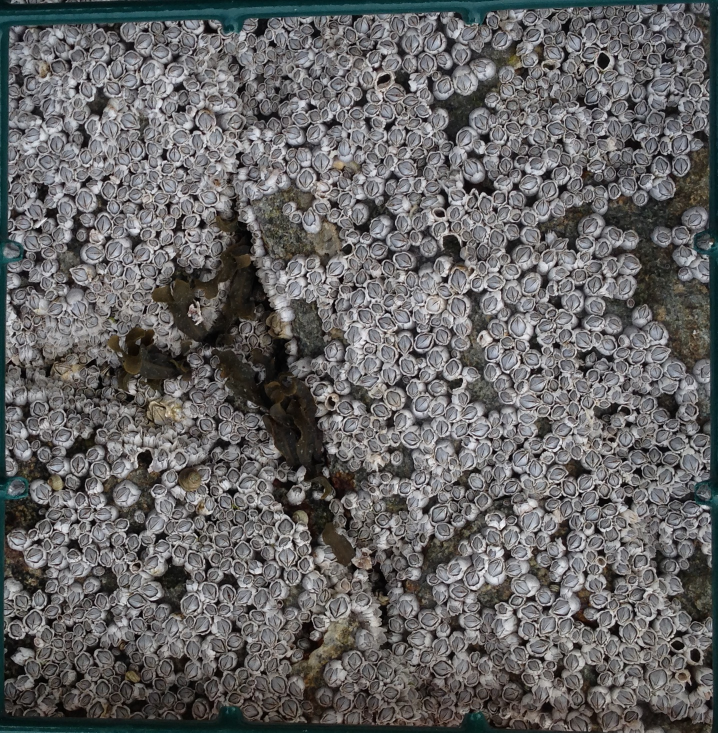
#> input picture Barnacles/cropped_img1.jpg, 1435 x 1465 px (shown at 1/2 size)
$ jupyter execute --allow-errors '1. Preprocessing.ipynb'
#> lines starting #> are read from the running program, lines starting #| are printed output that depends on the picture; after the words box and inside, x2 and y2 are one past the last pixel; in counts of white or black regions, pixels touching at a corner belong together
# Import Statements

[cell 1]
from PIL import Image
import sys
from random import randint
import os
import cv2
import xml.etree.ElementTree as ET
import numpy as np
import imgaug.augmenters as iaa
import imgaug as ia
import matplotlib.pyplot as plt

# Resizing the Images to 1280 by 1280

[cell 2]
images = ["Barnacles/cropped_img1.jpg", "Barnacles/cropped_img2.jpg", "Barnacles/cropped_mask1.jpg", "Barnacles/cropped_mask2.jpg"]
for image in images:
    with Image.open(image) as img:
#> img is the input picture: PIL image 1435x1465 RGB; mean R, G, B 101.4, 100.2, 100.4
        img = img.resize((1280, 1280))
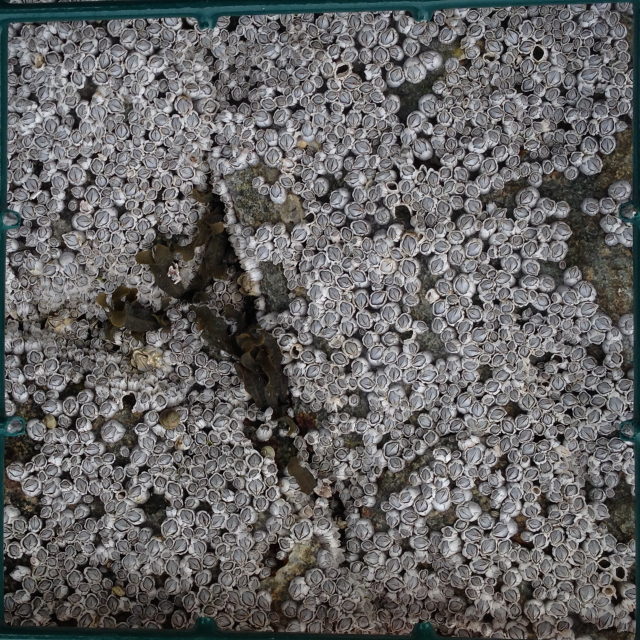
#> img: PIL image 1280x1280 RGB (shown at 1/2 size); mean R, G, B 101.4, 100.2, 100.4
#> pass 3 of the loop `for image in images:`:
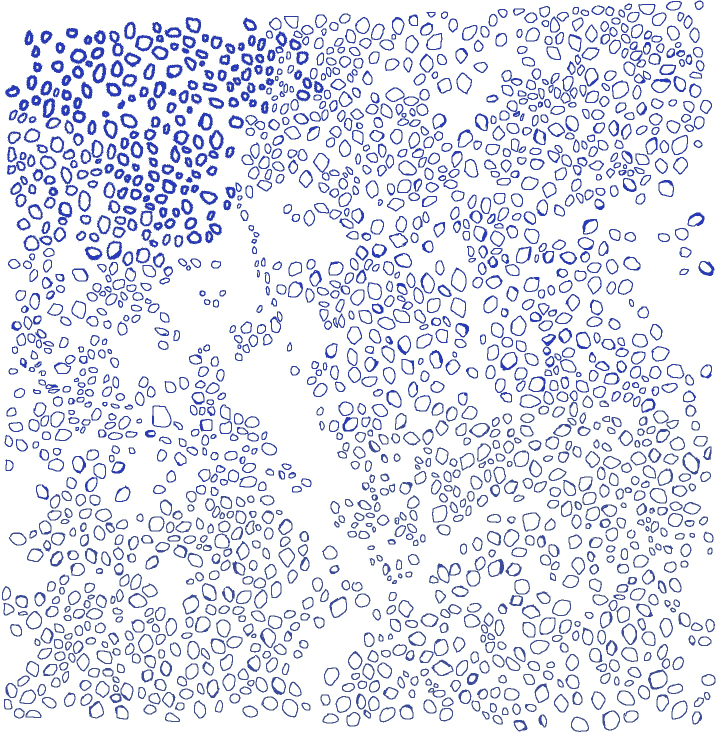
#> input picture Barnacles/cropped_mask1.jpg, 1435 x 1465 px (shown at 1/2 size)
#> img is the input picture: PIL image 1435x1465 RGB; mean R, G, B 223.6, 226.3, 239
#> `img = img.resize((1280, 1280))`:
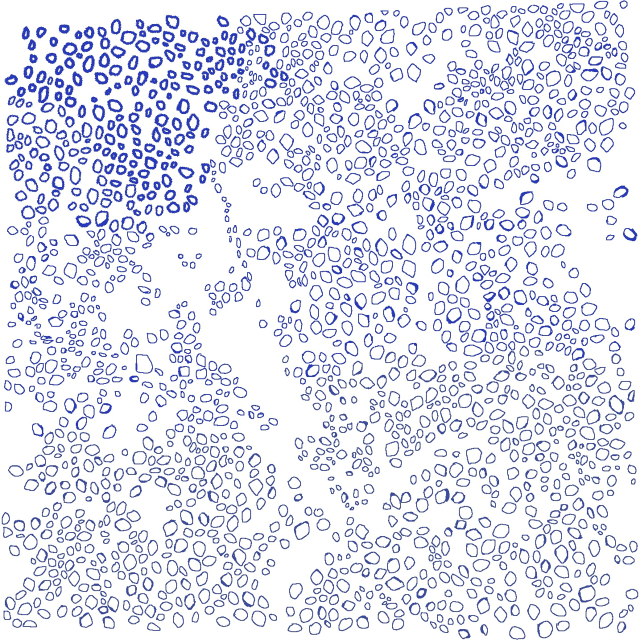
#> img: PIL image 1280x1280 RGB (shown at 1/2 size); mean R, G, B 223.2, 225.6, 238.5
#> the loop made 4 passes; the first 3 are shown
        new_filename = os.path.basename(image).replace('.jpg', '_resized.jpg')
        img.save(f"Barnacles/crop_and_xml/{new_filename}")
        new_save = os.path.join("Barnacles", new_filename)
        img.save(new_save)

# Pascal VOC Formatting

[cell 3]
#Then getting the bounding boxes in Pascal VOC formatting
def load_and_create_xml(image_path, xml_path, output_path):
    image = cv2.imread(image_path, cv2.IMREAD_COLOR)
    gray_image = cv2.cvtColor(image, cv2.COLOR_BGR2GRAY)
    binary_image = cv2.threshold(gray_image, 127, 255, cv2.THRESH_BINARY_INV)[1]
    contours = cv2.findContours(binary_image, cv2.RETR_EXTERNAL, cv2.CHAIN_APPROX_SIMPLE)[0]
    root = ET.Element("annotation")
    filename = ET.SubElement(root, "filename")
    filename.text = "temp.jpg"
    path = ET.SubElement(root, "path")
    path.text = image_path
    size = ET.SubElement(root, "size")
    ET.SubElement(size, "width").text = '1280'
    ET.SubElement(size, "height").text = '1280'
    ET.SubElement(size, "depth").text = '3'
    for contour in contours:
        x, y, w, h = cv2.boundingRect(contour)
        cv2.rectangle(image, (x, y), (x + w, y + h), (255, 0, 0), 2)
        object_element = ET.SubElement(root, "object")
        ET.SubElement(object_element, "name").text = "Barnacle"
        bndbox = ET.SubElement(object_element, "bndbox")
        ET.SubElement(bndbox, "xmin").text = str(x)
        ET.SubElement(bndbox, "ymin").text = str(y)
        ET.SubElement(bndbox, "xmax").text = str(x + w)
        ET.SubElement(bndbox, "ymax").text = str(y + h)
    tree = ET.ElementTree(root)
    tree.write(xml_path)
    cv2.imwrite(output_path, image)

image_path = 'Barnacles/cropped_mask1_resized.jpg'
#> image_path = 'Barnacles/cropped_mask1_resized.jpg'
xml_path = "Barnacles/crop_and_xml/cropped_mask1_bounding_boxes.xml"
output_path = "Barnacles/crop_and_xml/cropped_mask1_bounding_boxes.jpg"
load_and_create_xml(image_path, xml_path, output_path)
#> in load_and_create_xml, `gray_image = cv2.cvtColor(image, cv2.COLOR_BGR2GRAY)`:
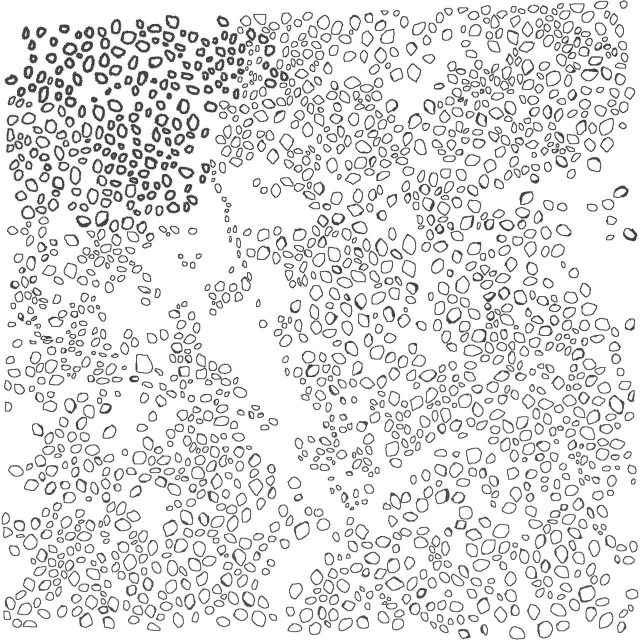
#> gray_image: shape (1280, 1280) (shown at 1/2 size); min 9, max 255, mean 224.8
#> in load_and_create_xml, `binary_image = cv2.threshold(gray_image, 127, 255, cv2.THRESH_BINARY_I..`:
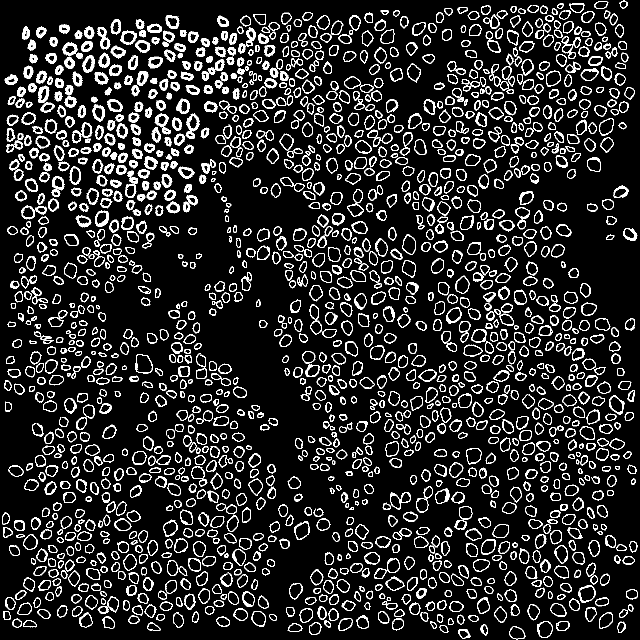
#> binary_image: shape (1280, 1280) (shown at 1/2 size); 12.7% white in thin lines or dots
#> in load_and_create_xml, `contours = cv2.findContours(binary_image, cv2.RETR_EXTERNAL, cv2.CHAIN..`: contours = 1729 contours, 8 with area under 20; largest, box (x1, y1, x2, y2) and area: (271, 709, 306, 747) 1056, (1156, 1170, 1191, 1205) 864, (780, 984, 822, 1020) 815, (588, 1042, 619, 1080) 796, (1075, 1242, 1106, 1276) 794
#> the loop in load_and_create_xml, `for contour in contours:` made 1729 passes
#> (x, y, w, h) on passes 1 to 3: (916, 1258, 25, 20), (1019, 1252, 32, 27), (879, 1250, 18, 16)
#> after the loop in load_and_create_xml, `for contour in contours:`:
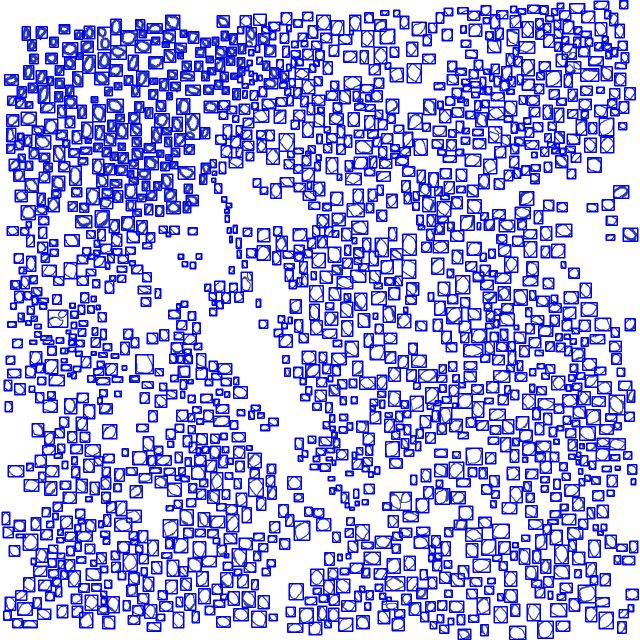
#> image: shape (1280, 1280, 3) (shown at 1/2 size); mean B, G, R 241.6, 177.2, 175.6

image_path = 'Barnacles/cropped_mask2_resized.jpg'
xml_path = "Barnacles/crop_and_xml/cropped_mask2_bounding_boxes.xml"
output_path = "Barnacles/crop_and_xml/cropped_mask2_bounding_boxes.jpg"
load_and_create_xml(image_path, xml_path, output_path)
#> call 2 of load_and_create_xml, with image_path = 'Barnacles/cropped_mask2_resized.jpg'
#> in load_and_create_xml (call 2), `gray_image = cv2.cvtColor(image, cv2.COLOR_BGR2GRAY)`:
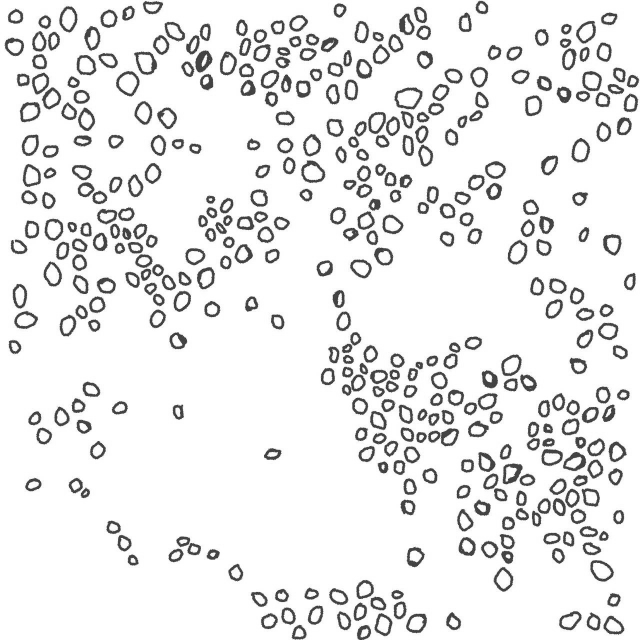
#> gray_image: shape (1280, 1280) (shown at 1/2 size); min 19, max 255, mean 233.9
#> in load_and_create_xml (call 2), `binary_image = cv2.threshold(gray_image, 127, 255, cv2.THRESH_BINARY_I..`:
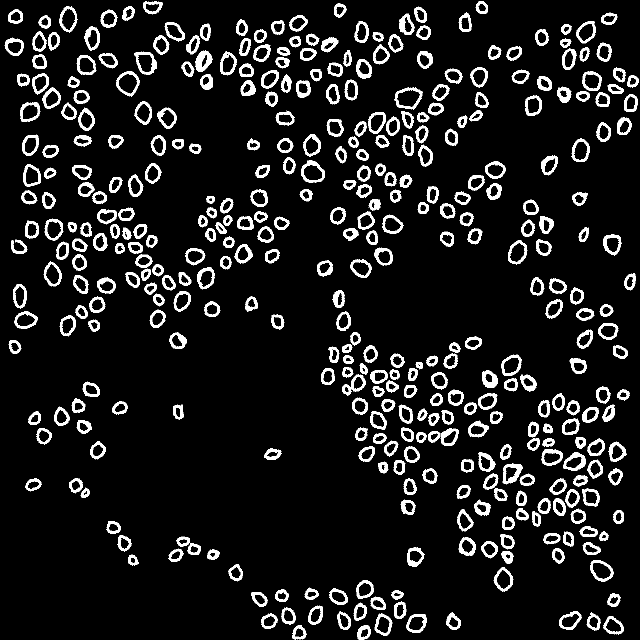
#> binary_image: shape (1280, 1280) (shown at 1/2 size); 9.8% white; 399 white regions (2 under 20 px)
#> in load_and_create_xml (call 2), `contours = cv2.findContours(binary_image, cv2.RETR_EXTERNAL, cv2.CHAIN..`: contours = 399 contours, 2 with area under 20; largest, box (x1, y1, x2, y2) and area: (789, 175, 845, 219) 1775, (232, 142, 279, 193) 1624, (603, 321, 650, 366) 1512, (268, 103, 314, 150) 1448, (1181, 1121, 1228, 1163) 1396
#> the loop in load_and_create_xml (call 2), `for contour in contours:` made 399 passes
#> (x, y, w, h) on passes 1 to 3: (714, 1250, 28, 30), (584, 1250, 29, 29), (1207, 1232, 41, 37)
#> after the loop in load_and_create_xml (call 2), `for contour in contours:`:
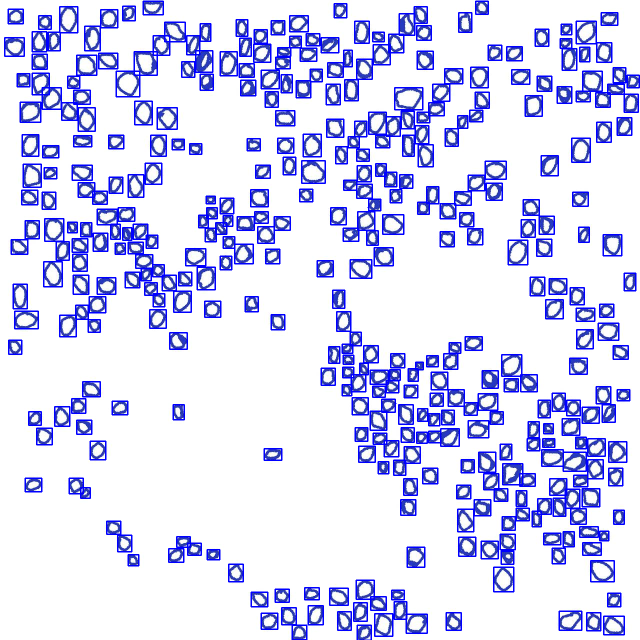
#> image: shape (1280, 1280, 3) (shown at 1/2 size); mean B, G, R 246.1, 214.1, 212.6

[cell 4]
img = Image.open("Barnacles/crop_and_xml/cropped_mask1_bounding_boxes.jpg")
plt.imshow(img)
plt.show()
#Shows the bounding boxes, which I converted to xml

[cell 5]
img = Image.open("Barnacles/crop_and_xml/cropped_mask2_bounding_boxes.jpg")
plt.imshow(img)
plt.show()
#Shows more bounding boxes, which I converted to xml

# Split the Images

[cell 6]
#Then split the images
overlap = 80
crop_size = 320

def calculate_intersection_area(bou1, bou2):
    xmin1, ymin1, xmax1, ymax1 = bou1
    xmin2, ymin2, xmax2, ymax2 = bou2
    xmin_max = max(xmin1, xmin2)
    ymin_max = max(ymin1, ymin2)
    xmax_min = min(xmax1, xmax2)
    ymax_min = min(ymax1, ymax2)
    if xmax_min > xmin_max and ymax_min > ymin_max:
        return (xmax_min - xmin_max) * (ymax_min - ymin_max)
    else:
        return 0

def process_bounding_boxes(root, ccords):
    new_root = ET.Element("annotation")
    for obj in root.findall('object'):
        bou = obj.find('bndbox')
        xmin = int(bou.find('xmin').text)
        ymin = int(bou.find('ymin').text)
        xmax = int(bou.find('xmax').text)
        ymax = int(bou.find('ymax').text)
        if (xmin < ccords[2] and xmax > ccords[0] and ymin < ccords[3] and ymax > ccords[1]):
            xminc = max(xmin, ccords[0])
            yminc = max(ymin, ccords[1])
            xmaxc = min(xmax, ccords[2])
            ymaxc = min(ymax, ccords[3])
            original_area = (xmax - xmin) * (ymax - ymin)
            intersection_area = calculate_intersection_area((xmin, ymin, xmax, ymax), (xminc, yminc, xmaxc, ymaxc))
            if intersection_area / original_area >= 0.5:
                new_obj = ET.SubElement(new_root, "object")
                newbou = ET.SubElement(new_obj, "bndbox")
                ET.SubElement(newbou, "xmin").text = str(xminc - ccords[0])
                ET.SubElement(newbou, "ymin").text = str(yminc - ccords[1])
                ET.SubElement(newbou, "xmax").text = str(xmaxc - ccords[0])
                ET.SubElement(newbou, "ymax").text = str(ymaxc - ccords[1])
    return new_root if len(new_root) > 0 else None

def save_cropped_image_and_xml(image, root, coords, count, output_dir, number):
    cropped_image = image[coords[1]:coords[3], coords[0]:coords[2]]
    cv2.imwrite(os.path.join(output_dir, f'cropped{number}_{count}.jpg'), cropped_image)
    new_root = process_bounding_boxes(root, coords)
    if new_root is not None:
        new_tree = ET.ElementTree(new_root)
        new_tree.write(os.path.join(output_dir, f'cropped{number}_{count}.xml'))

def split_image(image_path, xml_path, output_dir, number):
    image = cv2.imread(image_path)
    height = image.shape[0]
    width = image.shape[1]
    tree = ET.parse(xml_path)
    root = tree.getroot()
    count = 0
    step = crop_size - overlap

    for i in range(0, height-crop_size + 1, step):
        for j in range(0, width-crop_size + 1, step):
            ccords = (j, i, min(j + crop_size, width), min(i + crop_size, height))
            save_cropped_image_and_xml(image, root, ccords, count, output_dir, number)
            count += 1

    for i in range(0, height - crop_size + 1, step):
        j = width - crop_size
        ccords = (j, i, j + crop_size, i + crop_size)
        save_cropped_image_and_xml(image, root, ccords, count, output_dir, number)
        count += 1

    for j in range(0, width - crop_size + 1, step):
        i = height - crop_size
        ccords = (j, i, j + crop_size, i + crop_size)
        save_cropped_image_and_xml(image, root, ccords, count, output_dir, number)
        count += 1

    ccords = (width - crop_size, height - crop_size, width, height)
    save_cropped_image_and_xml(image, root, ccords, count, output_dir, number)
    count += 1


image_path = 'Barnacles/crop_and_xml/cropped_img1_resized.jpg'
xml_path = 'Barnacles/crop_and_xml/cropped_mask1_bounding_boxes.xml'
output_dir = 'Barnacles/crop_and_xml/split_cropped_masks_new/'
number = 1
split_image(image_path, xml_path, output_dir, number)

image_path = 'Barnacles/crop_and_xml/cropped_img2_resized.jpg'
xml_path = 'Barnacles/crop_and_xml/cropped_mask2_bounding_boxes.xml'
output_dir = 'Barnacles/crop_and_xml/split_cropped_masks_new/'
number = 2
split_image(image_path, xml_path, output_dir, number)
#> call 2 of split_image, with number = 2
#> in split_image (call 2), `image = cv2.imread(image_path)`:
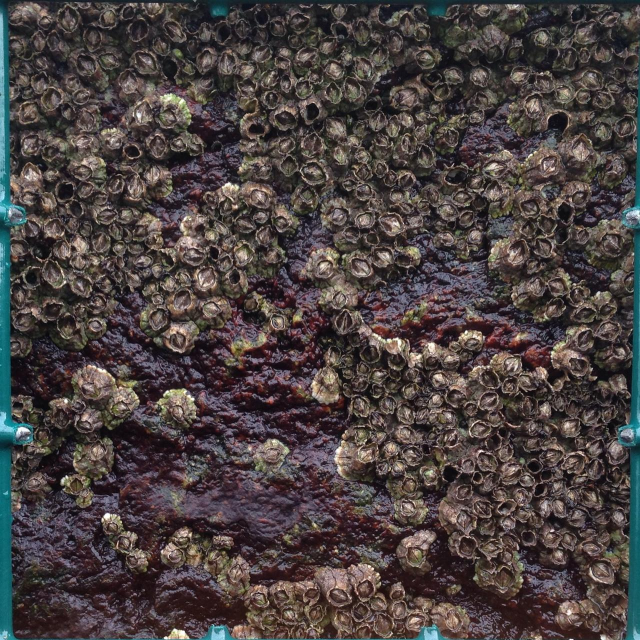
#> image: shape (1280, 1280, 3) (shown at 1/2 size); mean B, G, R 65.5, 66.2, 74.7
#> the loop in split_image (call 2), `for j in range(0, width - crop_size + 1, step):` made 5 passes
#> pass 1, in save_cropped_image_and_xml (call 67), `cropped_image = image[coords[1]:coords[3], coords[0]:coords[2]]`:
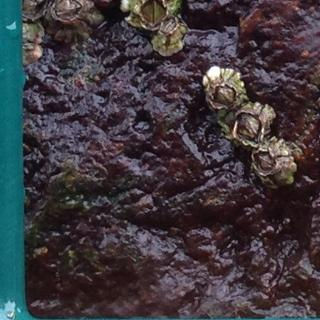
#> cropped_image: shape (320, 320, 3); mean B, G, R 62.2, 57, 62.1
#> pass 3, in save_cropped_image_and_xml (call 69), `cropped_image = image[coords[1]:coords[3], coords[0]:coords[2]]`:
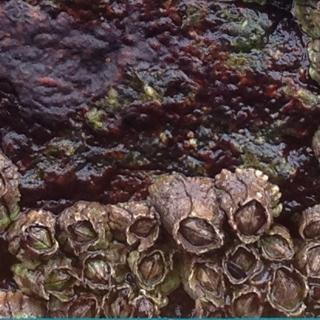
#> cropped_image: shape (320, 320, 3); mean B, G, R 65.2, 66.2, 84

[cell 7]
img = Image.open("Barnacles/crop_and_xml/split_cropped_masks_new/cropped1_0.jpg")
#> img: PIL image 320x320 RGB
plt.imshow(img)
plt.show()
#example of one cropped image, of the top left corner
